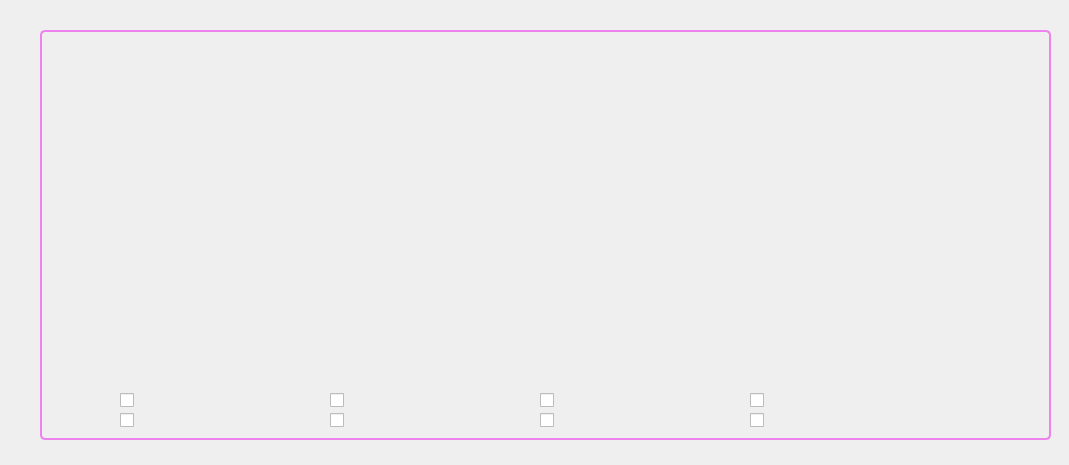
<ui version="4.0" >
 <class>Dialog</class>
 <widget class="QDialog" name="Dialog" >
  <property name="geometry" >
   <rect>
    <x>0</x>
    <y>0</y>
    <width>1069</width>
    <height>465</height>
   </rect>
  </property>
  <property name="windowTitle" >
   <string>Antenna FWD RF</string>
  </property>
  <widget class="QGroupBox" name="groupBox" >
   <property name="geometry" >
    <rect>
     <x>40</x>
     <y>30</y>
     <width>1011</width>
     <height>410</height>
    </rect>
   </property>
   <property name="styleSheet" >
    <string>QGroupBox {
 background-color: qlineargradient(x1: 0, y1: 0, x2: 0, y2: 1,
                                   stop: 0 #E0E0E0, stop: 1 #FFFFFF);
 border: 2px solid violet;
 border-radius: 5px;
 margin-top: 1ex; 
}</string>
   </property>
   <property name="title" >
    <string/>
   </property>
   <widget class="CAMultiplot" name="caMultiplot" >
    <property name="geometry" >
     <rect>
      <x>20</x>
      <y>50</y>
      <width>971</width>
      <height>300</height>
     </rect>
    </property>
    <property name="propertiesDocument" stdset="0" >
     <string>Antenna forward RF power</string>
    </property>
    <property name="pvname" >
     <string>LH1_RFANT_FWD_POW1</string>
    </property>
    <property name="pvname1" >
     <string>LH1_RFANT_FWD_POW2</string>
    </property>
    <property name="pvname2" >
     <string>LH1_RFANT_FWD_POW3</string>
    </property>
    <property name="pvname3" >
     <string>LH1_RFANT_FWD_POW4</string>
    </property>
    <property name="pvname4" >
     <string>LH1_RFANT_FWD_POW5</string>
    </property>
    <property name="pvname5" >
     <string>LH1_RFANT_FWD_POW6</string>
    </property>
    <property name="pvname6" >
     <string>LH1_RFANT_FWD_POW7</string>
    </property>
    <property name="pvname7" >
     <string>LH1_RFANT_FWD_POW8</string>
    </property>
    <property name="plotTitle" stdset="0" >
     <string>Antenna forward RF power</string>
    </property>
   </widget>
   <widget class="CAColorCheckBox" name="caColorCheckFor" >
    <property name="geometry" >
     <rect>
      <x>80</x>
      <y>360</y>
      <width>201</width>
      <height>20</height>
     </rect>
    </property>
   </widget>
   <widget class="CAColorCheckBox" name="caColorCheckFor_2" >
    <property name="geometry" >
     <rect>
      <x>290</x>
      <y>360</y>
      <width>201</width>
      <height>20</height>
     </rect>
    </property>
   </widget>
   <widget class="CAColorCheckBox" name="caColorCheckFor_3" >
    <property name="geometry" >
     <rect>
      <x>500</x>
      <y>360</y>
      <width>201</width>
      <height>20</height>
     </rect>
    </property>
   </widget>
   <widget class="CAColorCheckBox" name="caColorCheckFor_4" >
    <property name="geometry" >
     <rect>
      <x>710</x>
      <y>360</y>
      <width>201</width>
      <height>20</height>
     </rect>
    </property>
   </widget>
   <widget class="CAColorCheckBox" name="caColorCheckFor_5" >
    <property name="geometry" >
     <rect>
      <x>80</x>
      <y>380</y>
      <width>201</width>
      <height>20</height>
     </rect>
    </property>
   </widget>
   <widget class="CAColorCheckBox" name="caColorCheckFor_6" >
    <property name="geometry" >
     <rect>
      <x>290</x>
      <y>380</y>
      <width>201</width>
      <height>20</height>
     </rect>
    </property>
   </widget>
   <widget class="CAColorCheckBox" name="caColorCheckFor_7" >
    <property name="geometry" >
     <rect>
      <x>500</x>
      <y>380</y>
      <width>201</width>
      <height>20</height>
     </rect>
    </property>
   </widget>
   <widget class="CAColorCheckBox" name="caColorCheckFor_8" >
    <property name="geometry" >
     <rect>
      <x>710</x>
      <y>380</y>
      <width>201</width>
      <height>20</height>
     </rect>
    </property>
   </widget>
  </widget>
 </widget>
 <customwidgets>
  <customwidget>
   <class>CAMultiplot</class>
   <extends>QFrame</extends>
   <header>caMultiplot.h</header>
  </customwidget>
  <customwidget>
   <class>CAColorCheckBox</class>
   <extends>QCheckBox</extends>
   <header>caColorcheckbox.h</header>
  </customwidget>
 </customwidgets>
 <resources/>
 <connections>
  <connection>
   <sender>caColorCheckFor</sender>
   <signal>showLabel(bool,QString)</signal>
   <receiver>caMultiplot</receiver>
   <slot>displayCurve(bool,QString)</slot>
   <hints>
    <hint type="sourcelabel" >
     <x>172</x>
     <y>400</y>
    </hint>
    <hint type="destinationlabel" >
     <x>138</x>
     <y>320</y>
    </hint>
   </hints>
  </connection>
  <connection>
   <sender>caMultiplot</sender>
   <signal>legendLabel(QString,QString)</signal>
   <receiver>caColorCheckFor</receiver>
   <slot>changeColorLabel(QString,QString)</slot>
   <hints>
    <hint type="sourcelabel" >
     <x>165</x>
     <y>348</y>
    </hint>
    <hint type="destinationlabel" >
     <x>150</x>
     <y>398</y>
    </hint>
   </hints>
  </connection>
  <connection>
   <sender>caMultiplot</sender>
   <signal>legendLabel1(QString,QString)</signal>
   <receiver>caColorCheckFor_2</receiver>
   <slot>changeColorLabel(QString,QString)</slot>
   <hints>
    <hint type="sourcelabel" >
     <x>338</x>
     <y>362</y>
    </hint>
    <hint type="destinationlabel" >
     <x>340</x>
     <y>394</y>
    </hint>
   </hints>
  </connection>
  <connection>
   <sender>caMultiplot</sender>
   <signal>legendLabel2(QString,QString)</signal>
   <receiver>caColorCheckFor_3</receiver>
   <slot>changeColorLabel(QString,QString)</slot>
   <hints>
    <hint type="sourcelabel" >
     <x>545</x>
     <y>361</y>
    </hint>
    <hint type="destinationlabel" >
     <x>546</x>
     <y>398</y>
    </hint>
   </hints>
  </connection>
  <connection>
   <sender>caMultiplot</sender>
   <signal>legendLabel3(QString,QString)</signal>
   <receiver>caColorCheckFor_4</receiver>
   <slot>changeColorLabel(QString,QString)</slot>
   <hints>
    <hint type="sourcelabel" >
     <x>760</x>
     <y>361</y>
    </hint>
    <hint type="destinationlabel" >
     <x>760</x>
     <y>397</y>
    </hint>
   </hints>
  </connection>
  <connection>
   <sender>caMultiplot</sender>
   <signal>legendLabel4(QString,QString)</signal>
   <receiver>caColorCheckFor_5</receiver>
   <slot>changeColorLabel(QString,QString)</slot>
   <hints>
    <hint type="sourcelabel" >
     <x>177</x>
     <y>365</y>
    </hint>
    <hint type="destinationlabel" >
     <x>187</x>
     <y>421</y>
    </hint>
   </hints>
  </connection>
  <connection>
   <sender>caMultiplot</sender>
   <signal>legendLabel5(QString,QString)</signal>
   <receiver>caColorCheckFor_6</receiver>
   <slot>changeColorLabel(QString,QString)</slot>
   <hints>
    <hint type="sourcelabel" >
     <x>366</x>
     <y>349</y>
    </hint>
    <hint type="destinationlabel" >
     <x>380</x>
     <y>419</y>
    </hint>
   </hints>
  </connection>
  <connection>
   <sender>caMultiplot</sender>
   <signal>legendLabel6(QString,QString)</signal>
   <receiver>caColorCheckFor_7</receiver>
   <slot>changeColorLabel(QString,QString)</slot>
   <hints>
    <hint type="sourcelabel" >
     <x>594</x>
     <y>345</y>
    </hint>
    <hint type="destinationlabel" >
     <x>588</x>
     <y>423</y>
    </hint>
   </hints>
  </connection>
  <connection>
   <sender>caMultiplot</sender>
   <signal>legendLabel7(QString,QString)</signal>
   <receiver>caColorCheckFor_8</receiver>
   <slot>changeColorLabel(QString,QString)</slot>
   <hints>
    <hint type="sourcelabel" >
     <x>810</x>
     <y>343</y>
    </hint>
    <hint type="destinationlabel" >
     <x>800</x>
     <y>424</y>
    </hint>
   </hints>
  </connection>
  <connection>
   <sender>caColorCheckFor_2</sender>
   <signal>showLabel(bool,QString)</signal>
   <receiver>caMultiplot</receiver>
   <slot>displayCurve(bool,QString)</slot>
   <hints>
    <hint type="sourcelabel" >
     <x>424</x>
     <y>394</y>
    </hint>
    <hint type="destinationlabel" >
     <x>423</x>
     <y>346</y>
    </hint>
   </hints>
  </connection>
  <connection>
   <sender>caColorCheckFor_3</sender>
   <signal>showLabel(bool,QString)</signal>
   <receiver>caMultiplot</receiver>
   <slot>displayCurve(bool,QString)</slot>
   <hints>
    <hint type="sourcelabel" >
     <x>615</x>
     <y>393</y>
    </hint>
    <hint type="destinationlabel" >
     <x>612</x>
     <y>340</y>
    </hint>
   </hints>
  </connection>
  <connection>
   <sender>caColorCheckFor_4</sender>
   <signal>showLabel(bool,QString)</signal>
   <receiver>caMultiplot</receiver>
   <slot>displayCurve(bool,QString)</slot>
   <hints>
    <hint type="sourcelabel" >
     <x>829</x>
     <y>395</y>
    </hint>
    <hint type="destinationlabel" >
     <x>824</x>
     <y>339</y>
    </hint>
   </hints>
  </connection>
  <connection>
   <sender>caColorCheckFor_5</sender>
   <signal>showLabel(bool,QString)</signal>
   <receiver>caMultiplot</receiver>
   <slot>displayCurve(bool,QString)</slot>
   <hints>
    <hint type="sourcelabel" >
     <x>223</x>
     <y>421</y>
    </hint>
    <hint type="destinationlabel" >
     <x>218</x>
     <y>332</y>
    </hint>
   </hints>
  </connection>
  <connection>
   <sender>caColorCheckFor_6</sender>
   <signal>showLabel(bool,QString)</signal>
   <receiver>caMultiplot</receiver>
   <slot>displayCurve(bool,QString)</slot>
   <hints>
    <hint type="sourcelabel" >
     <x>457</x>
     <y>419</y>
    </hint>
    <hint type="destinationlabel" >
     <x>453</x>
     <y>302</y>
    </hint>
   </hints>
  </connection>
  <connection>
   <sender>caColorCheckFor_7</sender>
   <signal>showLabel(bool,QString)</signal>
   <receiver>caMultiplot</receiver>
   <slot>displayCurve(bool,QString)</slot>
   <hints>
    <hint type="sourcelabel" >
     <x>653</x>
     <y>423</y>
    </hint>
    <hint type="destinationlabel" >
     <x>647</x>
     <y>287</y>
    </hint>
   </hints>
  </connection>
  <connection>
   <sender>caColorCheckFor_8</sender>
   <signal>showLabel(bool,QString)</signal>
   <receiver>caMultiplot</receiver>
   <slot>displayCurve(bool,QString)</slot>
   <hints>
    <hint type="sourcelabel" >
     <x>865</x>
     <y>417</y>
    </hint>
    <hint type="destinationlabel" >
     <x>855</x>
     <y>294</y>
    </hint>
   </hints>
  </connection>
 </connections>
</ui>
